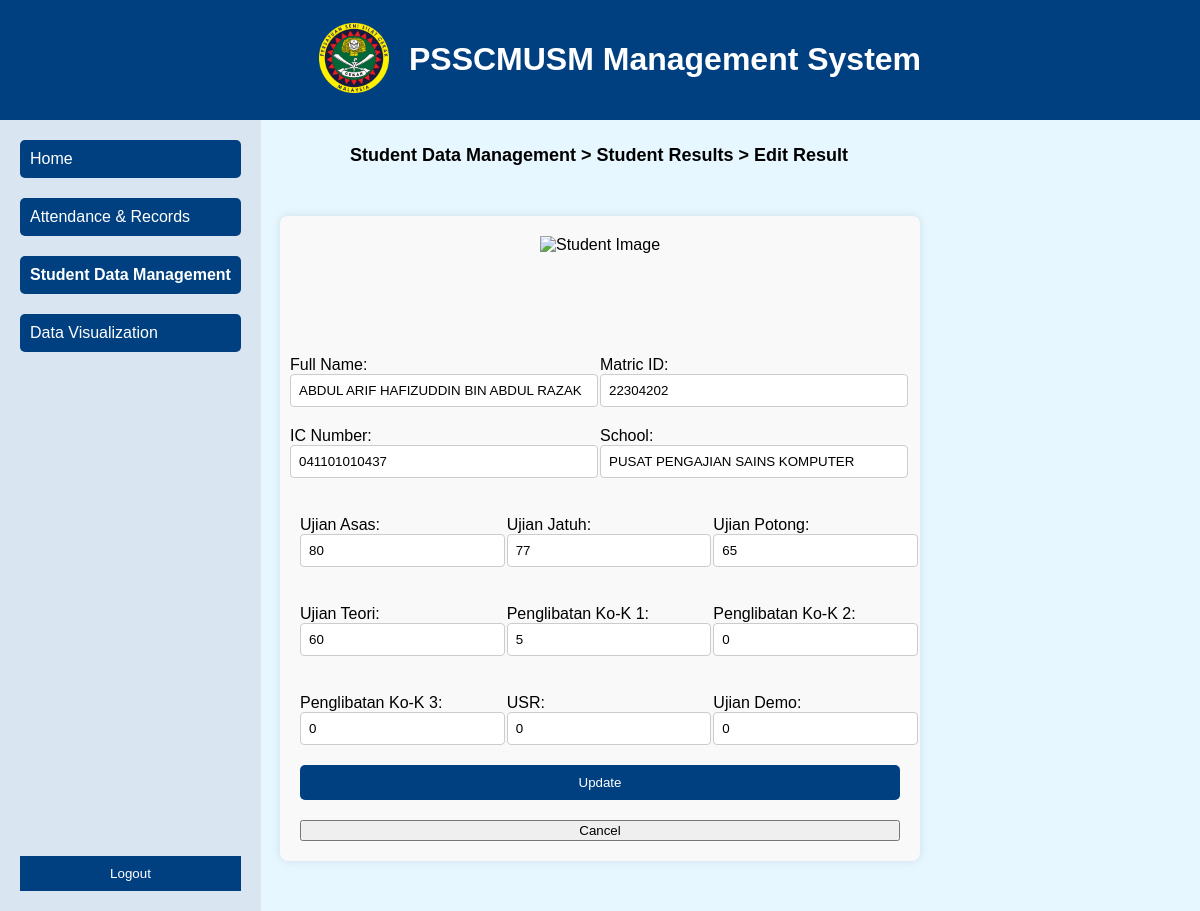
Screenshot of /edit.php?matric_id=22304202 with the database file from the repository.
### tables this page shows
CREATE TABLE `student` (
  `id` int(11) NOT NULL,
  `full_name` varchar(100) NOT NULL,
  `matric_id` varchar(10) NOT NULL,
  `level` int(3) NOT NULL,
  `gender` varchar(10) NOT NULL,
  `ic_number` varchar(12) NOT NULL,
  `school` varchar(100) NOT NULL,
  `program` varchar(30) NOT NULL,
  `email` varchar(50) NOT NULL,
  `phone` varchar(20) NOT NULL,
  `image` varchar(255) NOT NULL,
  `u1_asas` int(3) NOT NULL,
  `u2_jatuh` int(3) NOT NULL,
  `u3_potong` int(3) NOT NULL,
  `theory` int(11) NOT NULL,
  `ko_k` int(3) NOT NULL,
  `ko_k_2` int(3) NOT NULL,
  `ko_k_3` int(3) NOT NULL,
  `u_usr` int(3) NOT NULL,
  `u_demo` int(3) NOT NULL,
  `end_year` int(4) NOT NULL
);

### edit.php (the view, shortened to what this page needs)
<?php
include 'database.php';
$matric_id = $_GET['matric_id'];
$sql = "SELECT full_name, matric_id, school, image, ic_number, u1_asas, u2_jatuh, u3_potong, theory, ko_k, ko_k_2, ko_k_3, u_usr, u_demo FROM student WHERE matric_id='$matric_id'";
$result = $conn->query($sql);
if ($result->num_rows > 0) {
    $row = $result->fetch_assoc();
} else {
    echo "No results found";
    exit();
}
?>
<!DOCTYPE html>
<html lang="en">
<head>
    <link rel="stylesheet" href="styles.css">
</head>
<body class="edit-page">
    <header>
        <div class="logo">
            <img src="images/logo.png" alt="Logo">
        </div>
        <h1>PSSCMUSM Management System</h1>
    </header>
    <div class="container">
        <nav>
            <ul>
                <li><a href="index.html">Home</a></li>
                <li><a href="anr.html">Attendance & Records</a></li>
                <li><a href="sdm.html" class="active">Student Data Management</a></li>
                <li><a href="visual.html">Data Visualization</a></li>
            </ul>
            <button class="logout-btn">Logout</button>
        </nav>
    </div>
    <div class="navigation-text">
        Student Data Management > Student Results > Edit Result
    </div>
    <form method="POST" class="edit-form">
        <div class="student-image">
            <img src="<?php echo $row['image']; ?>" alt="Student Image">
        </div>
        <div class="student-details">
            <div class="student-detail">
                <label for="full_name">Full Name:</label>
                <input type="text" id="full_name" name="full_name" value="<?php echo $row['full_name']; ?>" readonly>
            </div>
            <div class="student-detail">
                <label for="matric_id">Matric ID:</label>
                <input type="text" id="matric_id" name="matric_id" value="<?php echo $row['matric_id']; ?>" readonly>
            </div>
            <div class="student-detail">
                <label for="ic_number">IC Number:</label>
                <input type="text" id="ic_number" name="ic_number" value="<?php echo $row['ic_number']; ?>" readonly>
            </div>
            <div class="student-detail">
                <label for="school">School:</label>
                <input type="text" id="school" name="school" value="<?php echo $row['school']; ?>" readonly>
            </div>
        </div>
        <div class="test-scores">
            <div class="test-score">
                <label for="u1_asas"><br>Ujian Asas:</label>
                <input type="number" id="u1_asas" name="u1_asas" value="<?php echo $row['u1_asas']; ?>">
            </div>
            <div class="test-score">
                <label for="u2_jatuh"><br>Ujian Jatuh:</label>
                <input type="number" id="u2_jatuh" name="u2_jatuh" value="<?php echo $row['u2_jatuh']; ?>">
            </div>
            <div class="test-score">
                <label for="u3_potong"><br>Ujian Potong:</label>
                <input type="number" id="u3_potong" name="u3_potong" value="<?php echo $row['u3_potong']; ?>">
            </div>
            <div class="test-score">
                <label for="theory"><br>Ujian Teori:</label>
                <input type="number" id="theory" name="theory" value="<?php echo $row['theory']; ?>">
            </div>
            <div class="test-score">
                <label for="ko_k"><br>Penglibatan Ko-K 1:</label>
                <input type="number" id="ko_k" name="ko_k" value="<?php echo $row['ko_k']; ?>">
            </div>
            <div class="test-score">
                <label for="ko_k_2"><br>Penglibatan Ko-K 2:</label>
                <input type="number" id="ko_k_2" name="ko_k_2" value="<?php echo $row['ko_k_2']; ?>">
            </div>
            <div class="test-score">
                <label for="ko_k_3"><br>Penglibatan Ko-K 3:</label>
                <input type="number" id="ko_k_3" name="ko_k_3" value="<?php echo $row['ko_k_3']; ?>">
            </div>
            <div class="test-score">
                <label for="u_usr"><br>USR:</label>
                <input type="number" id="u_usr" name="u_usr" value="<?php echo $row['u_usr']; ?>">
            </div>
            <div class="test-score">
                <label for="u_demo"><br>Ujian Demo:</label>
                <input type="number" id="u_demo" name="u_demo" value="<?php echo $row['u_demo']; ?>">
            </div>
        </div>
        <button type="submit">Update</button>
        <button type="button" onclick="window.location.href='result.php'">Cancel</button>
    </form>
</body>
</html>

### styles.css (style rules this page uses)
body { margin: 0; padding: 0; background-color: #e6f7ff; font-family: Arial, sans-serif; overflow-x: hidden; }
header { background-color: #004080; color: #fff; padding: 20px; text-align: center; display: flex; align-items: center; justify-content: center; position: fixed; top: 0; width: 100%; z-index: 1000; }
h1 { margin-left: 10px; font-family: sans-serif; }
.logo img { height: 70px; margin-right: 10px; }
.container { display: flex; flex-direction: row; padding-top: 90px; }
nav { background-color: #d9e6f2; padding: 20px; display: flex; flex-direction: column; align-items: flex-start; position: fixed; top: 120px; bottom: 0; }
nav ul { list-style-type: none; padding: 0; margin: 0; }
nav ul li { margin-bottom: 10px; margin-bottom: 20px; }
nav ul li a { color: #fff; background-color: #004080; text-decoration: none; display: block; padding: 10px; border-radius: 5px; margin-bottom: 20px; }
nav ul li a.active { font-weight: bold; }
.logout-btn { margin-top: auto; width: 100%; padding: 10px; background-color: #004080; color: #fff; border: none; cursor: pointer; }
.navigation-text { font-size: 18px; font-weight: bold; text-align: left; margin-top: 55px; margin-left: 350px; }
.student-details { display: flex; justify-content: center; align-items: center; margin-top: 100px; margin-left: 50px; }

### edit.php (style rules this page uses)
.edit-page .edit-form { display: grid; grid-template-columns: 1fr; gap: 20px; max-width: 600px; margin: 50px auto; padding: 20px; background-color: #f9f9f9; border-radius: 8px; box-shadow: 0 0 10px rgba(0, 0, 0, 0.1); }
.edit-page .student-image { text-align: center; margin-bottom: -20px; }
.edit-page .student-image img { max-width: 200px; max-height: 200px; margin-bottom: -60px; }
.edit-page .student-details { display: grid; grid-template-columns: 1fr 1fr; gap: 20px; margin-left: -10px; margin-right: 10px; }
.edit-page .student-details input { width: 100%; padding: 8px; border: 1px solid #ccc; border-radius: 4px; outline: none; }
.edit-page .test-scores { display: grid; grid-template-columns: repeat(3, 1fr); gap: 20px; }
.edit-page .test-score input { width: 100%; padding: 8px; border: 1px solid #ccc; border-radius: 4px; outline: none; }
.edit-page button[type="submit"] { width: 100%; padding: 10px; border: none; border-radius: 5px; background-color: #004080; color: #fff; cursor: pointer; transition: background-color 0.3s; }

### rows the page displays
student: full_name "ABDUL ARIF HAFIZUDDIN BIN ABDUL RAZAK", matric_id "22304202", ic_number "041101010437", school "PUSAT PENGAJIAN SAINS KOMPUTER", u1_asas "80", u2_jatuh "77", u3_potong "65", theory "60", ko_k "5", ko_k_2 "0", ko_k_3 "0", u_usr "0", u_demo "0"
